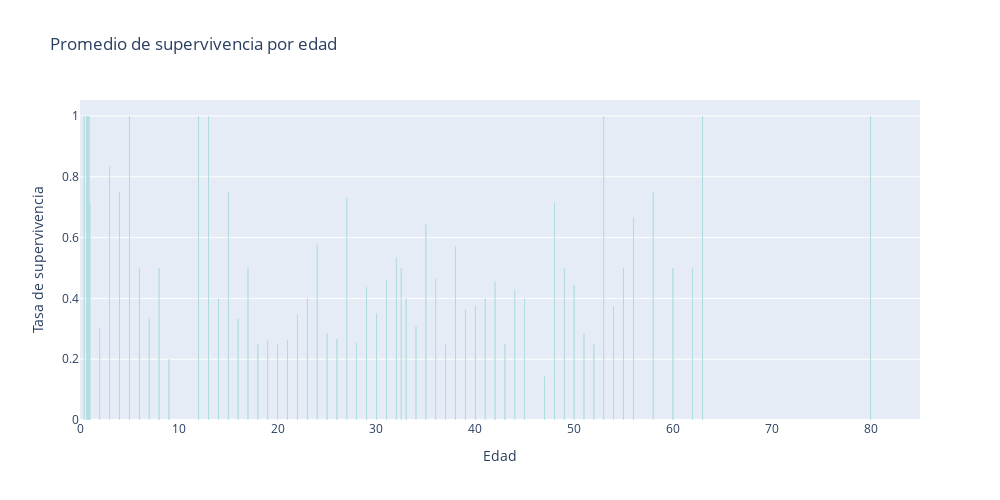

Source (notebook cell):
### Markdown cell above
#### Distribución de edad según supervivencia

La distribución de edad entre los sobrevivientes y los fallecidos es en realidad bastante similar.  
Una diferencia notable es que, entre los sobrevivientes, una mayor proporción eran niños.  
Todo indica que los pasajeros hicieron un esfuerzo por salvar a los niños, asignándoles un lugar en los botes salvavidas.

### Code cell
# Asegurar que los índices coincidan
final_train = final_train.reset_index(drop=True)
y_train = y_train.reset_index(drop=True)

# Combinar edad y supervivencia en un solo DataFrame
df = final_train.copy()
df['survived'] = y_train

# Agrupar por edad y calcular el promedio de supervivencia
avg_survival_by_age = df.groupby('age', as_index=False)['survived'].mean()

# Crear gráfico de barras
fig = px.bar(avg_survival_by_age, x='age', y='survived',
             title='Promedio de supervivencia por edad',
             labels={'age': 'Edad', 'survived': 'Tasa de supervivencia'},
             color_discrete_sequence=['LightSeaGreen'],
             width=1000, height=500)

fig.update_layout(xaxis=dict(range=[0, 85]))
fig.show()

### Figure 1 — Plotly figure (JSON) as saved in the notebook; plotly's stock layout.template omitted (floating-point values rounded to 4 significant figures)
{"data": [{"hovertemplate": "Edad=%{x}<br>Tasa de supervivencia=%{y}<extra></extra>", "legendgroup": "", "marker": {"color": "LightSeaGreen", "pattern": {"shape": ""}}, "name": "", "orientation": "v", "showlegend": false, "textposition": "auto", "type": "bar", "x": [0.42, 0.67, 0.75, 0.83, 0.92, 1.0, 2.0, 3.0, 4.0, 5.0, 6.0, 7.0, 8.0, 9.0, 10.0, 11.0, 12.0, 13.0, 14.0, 14.5, 15.0, 16.0, 17.0, 18.0, 19.0, 20.0, 21.0, 22.0, 23.0, 24.0, 24.5, 25.0, 26.0, 27.0, 28.0, 28.5, 29.0, 30.0, 31.0, 32.0, 32.5, 33.0, 34.0, 34.5, 35.0, 36.0, 36.5, 37.0, 38.0, 39.0, 40.0, 40.5, 41.0, 42.0, 43.0, 44.0, 45.0, 45.5, 46.0, 47.0, 48.0, 49.0, 50.0, 51.0, 52.0, 53.0, 54.0, 55.0, 55.5, 56.0, 57.0, 58.0, 59.0, 60.0, 61.0, 62.0, 63.0, 64.0, 65.0, 70.0, 70.5, 74.0, 80.0], "xaxis": "x", "y": [1.0, 1.0, 1.0, 1.0, 1.0, 0.7143, 0.3, 0.8333, 0.75, 1.0, 0.5, 0.3333, 0.5, 0.2, 0.0, 0.0, 1.0, 1.0, 0.4, 0.0, 0.75, 0.3333, 0.5, 0.25, 0.2632, 0.25, 0.2632, 0.3478, 0.4, 0.5769, 0.0, 0.2857, 0.2667, 0.7333, 0.2547, 0.0, 0.4375, 0.35, 0.4615, 0.5333, 0.5, 0.4, 0.3077, 0.0, 0.6429, 0.4667, 0.0, 0.25, 0.5714, 0.3636, 0.375, 0.0, 0.4, 0.4545, 0.25, 0.4286, 0.4, 0.0, 0.0, 0.1429, 0.7143, 0.5, 0.4444, 0.2857, 0.25, 1.0, 0.375, 0.5, 0.0, 0.6667, 0.0, 0.75, 0.0, 0.5, 0.0, 0.5, 1.0, 0.0, 0.0, 0.0, 0.0, 0.0, 1.0], "yaxis": "y"}], "layout": {"barmode": "relative", "height": 500, "legend": {"tracegroupgap": 0}, "title": {"text": "Promedio de supervivencia por edad"}, "width": 1000, "xaxis": {"anchor": "y", "domain": [0, 1], "range": [0, 85], "title": {"text": "Edad"}}, "yaxis": {"anchor": "x", "domain": [0, 1], "title": {"text": "Tasa de supervivencia"}}}}
